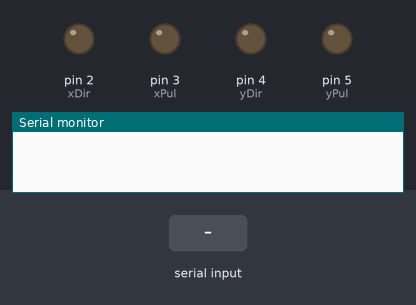
This sketch was run on a simulated Arduino Uno, built with avr-gcc and run on an emulated ATmega328P. Parts: output pins drawn as LEDs (lit = HIGH), the last lines printed to the serial monitor. Inputs (shaded band) come from the test bench.

Above: at 1.2 s.
1.3 s: "l" received over Serial
At 1.9 s:
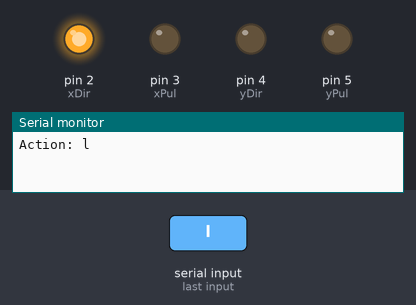
Timing chart, 0 to 4.3 s (numbered marks = the images above; inputs shaded):
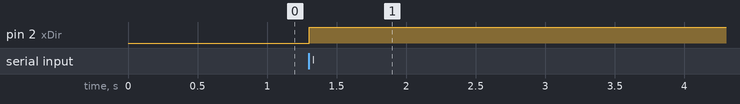

Measured:
- after the input at 1.3 s, pin 2 (xDir): LOW → HIGH at once

The sketch:

XTargeting.ino
```cpp
int xDir = 2;
int xPul = 3;
int yDir = 4;
int yPul = 5;
int speed = 500;  //CHANGE SPEED HERE
String action, xCommand, yCommand;
String prevAction = "";  // Variable to store the previous action

void setup() {
  pinMode(xDir, OUTPUT);
  pinMode(xPul, OUTPUT);
  pinMode(yDir, OUTPUT);
  pinMode(yPul, OUTPUT);
  Serial.begin(9600);
  Serial.setTimeout(1);
}

void loop() {
  while (!Serial.available())
    ;
  String currentAction= Serial.readString();

  if (currentAction == "r") {
    action = currentAction;
    Serial.print("Action: " + action);
    if (action == "r") {
      while (action == "r") {
        goRight();
        if (Serial.available() > 0) {
          currentAction = Serial.readString();
          if (currentAction != prevAction) {
            prevAction = currentAction;
            break;
          }
        }
      }
    }
  } else if (currentAction == "l") {
    action = currentAction;
    Serial.print("Action: " + action);
    if (action == "l") {
      while (action == "l") {
        goLeft();
        if (Serial.available() > 0) {
          currentAction = Serial.readString();
          if (currentAction != prevAction) {
            prevAction = currentAction;
            break;
          }
        }
      }
    }
  } else {
    digitalWrite(xPul, LOW);
  }
}

void goUp() {
  for (int i = 0; i < 200; i++) {
    digitalWrite(yDir, LOW);
    digitalWrite(yPul, HIGH);
    digitalWrite(yPul, LOW);
    delayMicroseconds(500);
  }
}

void goDown() {
  for (int i = 0; i < 200; i++) {
    digitalWrite(yDir, HIGH);
    digitalWrite(yPul, HIGH);
    digitalWrite(yPul, LOW);
    delayMicroseconds(500);
  }
}

void goLeft() {
  digitalWrite(xDir, HIGH);
  generatePulses();
}

void goRight() {
  digitalWrite(xDir, LOW);
  generatePulses();
}

void generatePulses() {
  digitalWrite(xPul, HIGH);
  digitalWrite(xPul, LOW);
  delayMicroseconds(speed);
}
```
